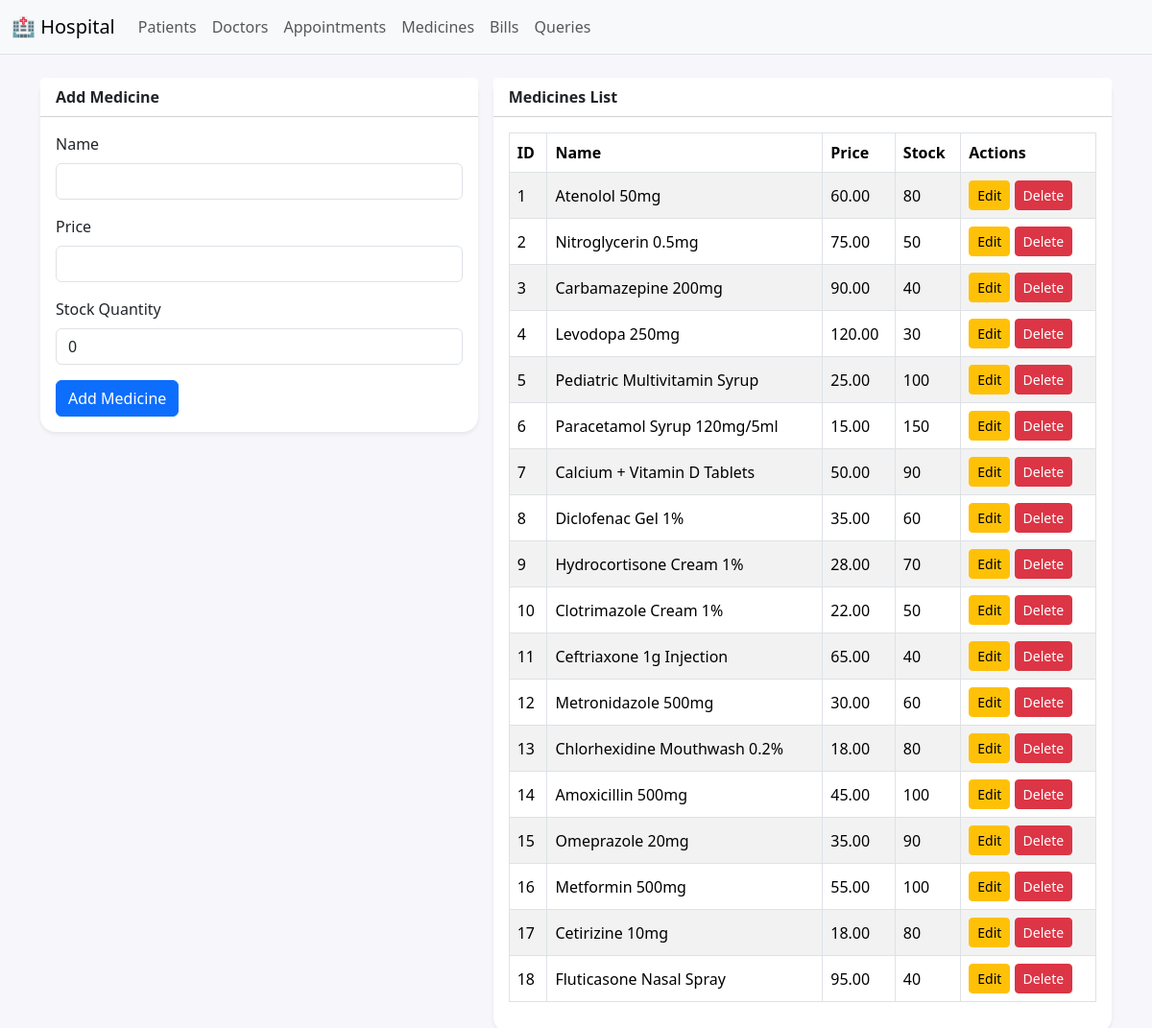
/medicines.php, run on the app's committed database.
### tables this page shows
CREATE TABLE Medicine (
    medicine_id INT PRIMARY KEY AUTO_INCREMENT,
    medicine_name VARCHAR(100),
    price DECIMAL(8,2),
    stock_quantity INT DEFAULT 0
);

### helpers.php (called while the page is built, shortened)
<?php
function h($str) { return htmlspecialchars($str ?? '', ENT_QUOTES, 'UTF-8'); }
?>

### medicines.php (the view, shortened to what this page needs)
<?php include 'header.php'; ?>
<?php
$editing = null;
$medicines = $mysqli->query("SELECT * FROM Medicine ORDER BY medicine_id ASC");
?>
<div class="row g-3">
  <div class="col-lg-5">
    <div class="card shadow-sm">
      <div class="card-header bg-white"><strong><?php echo $editing?'Edit Medicine':'Add Medicine'; ?></strong></div>
      <div class="card-body">
        <form method="post">
          <div class="mb-3">
            <label class="form-label">Name</label>
            <input required name="medicine_name" class="form-control" value="<?php echo h($editing['medicine_name'] ?? ''); ?>">
          </div>
          <div class="mb-3">
            <label class="form-label">Price</label>
            <input type="number" step="0.01" name="price" class="form-control" value="<?php echo h($editing['price'] ?? ''); ?>">
          </div>
          <div class="mb-3">
            <label class="form-label">Stock Quantity</label>
            <input type="number" name="stock_quantity" class="form-control" value="<?php echo h($editing['stock_quantity'] ?? 0); ?>">
          </div>
          <button class="btn btn-primary" type="submit">
            <?php echo $editing?'Update':'Add'; ?> Medicine
          </button>
        </form>
      </div>
    </div>
  </div>
  <div class="col-lg-7">
    <div class="card shadow-sm">
      <div class="card-header bg-white"><strong>Medicines List</strong></div>
      <div class="card-body table-responsive">
        <table class="table table-bordered table-striped align-middle">
          <thead>
            <tr>
              <th>ID</th>
              <th>Name</th>
              <th>Price</th>
              <th>Stock</th>
              <th>Actions</th>
            </tr>
          </thead>
          <tbody>
          <?php while($row = $medicines->fetch_assoc()): ?>
            <tr>
              <td><?php echo (int)$row['medicine_id']; ?></td>
              <td><?php echo h($row['medicine_name']); ?></td>
              <td><?php echo number_format($row['price'], 2); ?></td>
              <td><?php echo (int)$row['stock_quantity']; ?></td>
              <td>
                <a href="?edit=<?php echo $row['medicine_id']; ?>" class="btn btn-sm btn-warning">Edit</a>
                <form method="post" style="display:inline-block" onsubmit="return confirm('Delete this medicine?')">
                  <button type="submit" class="btn btn-sm btn-danger">Delete</button>
                </form>
              </td>
            </tr>
          <?php endwhile; ?>
          </tbody>
        </table>
      </div>
    </div>
  </div>
</div>
<?php include 'footer.php'; ?>

### header.php (style rules this page uses)
body { background:#f7f7fb }
.card { border:none;border-radius:1rem }
.table thead th { white-space:nowrap }

### data on the page
medicine: medicine_id "1", medicine_name "Atenolol 50mg", price "60.00", stock_quantity "80"
medicine: medicine_id "2", medicine_name "Nitroglycerin 0.5mg", price "75.00", stock_quantity "50"
medicine: medicine_id "3", medicine_name "Carbamazepine 200mg", price "90.00", stock_quantity "40"
medicine: medicine_id "4", medicine_name "Levodopa 250mg", price "120.00", stock_quantity "30"
medicine: medicine_id "5", medicine_name "Pediatric Multivitamin Syrup", price "25.00", stock_quantity "100"
medicine: medicine_id "6", medicine_name "Paracetamol Syrup 120mg/5ml", price "15.00", stock_quantity "150"
medicine: medicine_id "7", medicine_name "Calcium + Vitamin D Tablets", price "50.00", stock_quantity "90"
medicine: medicine_id "8", medicine_name "Diclofenac Gel 1%", price "35.00", stock_quantity "60"
medicine: medicine_id "9", medicine_name "Hydrocortisone Cream 1%", price "28.00", stock_quantity "70"
medicine: medicine_id "10", medicine_name "Clotrimazole Cream 1%", price "22.00", stock_quantity "50"
medicine: medicine_id "11", medicine_name "Ceftriaxone 1g Injection", price "65.00", stock_quantity "40"
medicine: medicine_id "12", medicine_name "Metronidazole 500mg", price "30.00", stock_quantity "60"
medicine: medicine_id "13", medicine_name "Chlorhexidine Mouthwash 0.2%", price "18.00", stock_quantity "80"
medicine: medicine_id "14", medicine_name "Amoxicillin 500mg", price "45.00", stock_quantity "100"
medicine: medicine_id "15", medicine_name "Omeprazole 20mg", price "35.00", stock_quantity "90"
medicine: medicine_id "16", medicine_name "Metformin 500mg", price "55.00", stock_quantity "100"
medicine: medicine_id "17", medicine_name "Cetirizine 10mg", price "18.00", stock_quantity "80"
medicine: medicine_id "18", medicine_name "Fluticasone Nasal Spray", price "95.00", stock_quantity "40"
